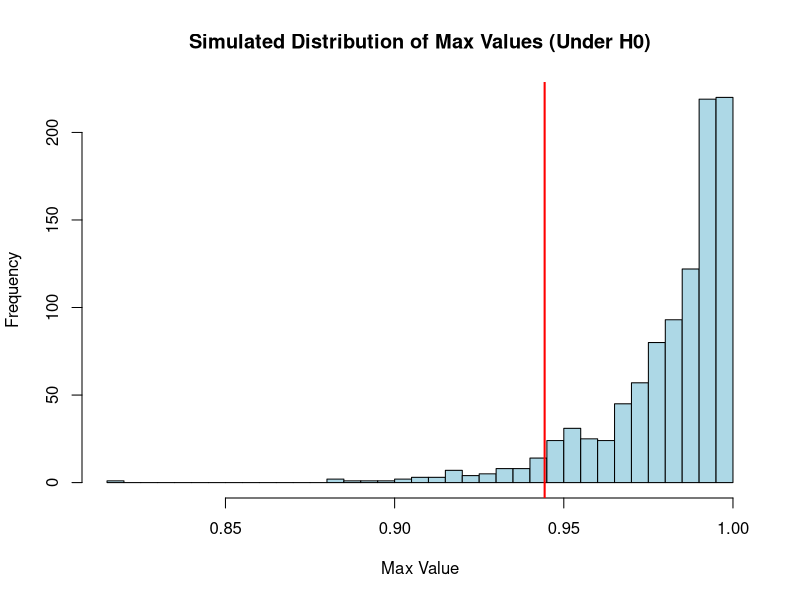
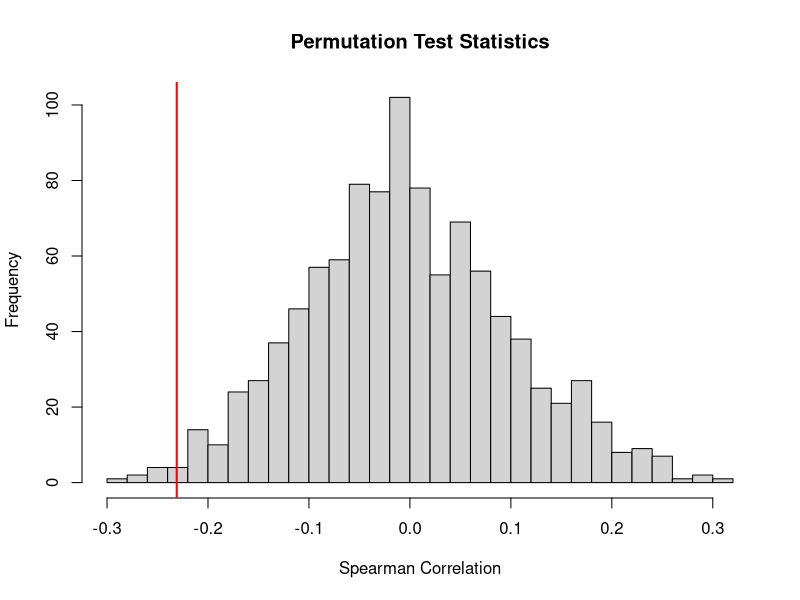

Source code (R) for these figures, in order:
## ---- chunk 1
knitr::opts_chunk$set(echo=T,eval=T,message=F,warning=F,fig.align='center')
library(tidyverse)
## ---- chunk 2
flips1 = "HTHTHTHTHTHTHTHTHTHTHTHTHTHTHTHTHTHTHTHTHTHTHTHTHTHTHTHTHTHTHTHTHTHTHTHTHTHTHTHTHTHTHTHTHTHTHTHTHTHTHTHTHTHTHTHTHTHTHTHTHTHTHTHTHTHTHTHTHTHTHTHTHTHTHTHTHTHTHTHTHTHTHTHTHTHTHTHTHTHTHTHTHTHTHTHTHTHTHTHT"

flips2 = "HHHTHTTTHHTHHTHHHTTTTHTHTHHTTHTHHHTHHTHTTTHTHHHTHTTTHTHTHHTHTHTTHTHHTHTHTTTHTHHHTHTHTTHTHTHHTHTHTHHHTHTTTHTHHTHTHTHHTTTHTHHTHHTTTTHTHTHHHTHTTHTHHTHTHTTHTHHTHTHHHTHHHTHTTTHTTHTTTHTHHHTHTHTTHTHHTHHTHTTT"

flips3 = "HHTHTHTTTHTHHHTHHTTTHTHHTHTTTHTHTHHTHTHTTHTHHHHHHTTTHTHTHHTHTTTHTHHTHTHTTTHTHHHTTHTTTHTHTHHHHTHTTHHTTTTTHTHHHTHTHTTTTTHHHTHHTHHTHHHTTTTHTHTHHHTHHTTTTTHTHHHTHTHTHTTTHTHHHTHTHTHTTHTHHTHTHTHTTTTHTHHHTHTH"

flips4 = "HTHHHHHHHTHTTHHTTHHHTHTHTTTHHTHHHTHHTTHTTTTTTTTTHTHHTTTTTHTHTHTHHTTHTTHTTTTTHHHTHTTTHTHTHHHTHTTTTHTHTHHTTHTHTTHHTHTHHHHTHTTHHTTHTTHTTHTHHHHHHTTTTTTHHHTTHTHHHHTTTHTTHHHTTHTHHTTTHHTHHTTTHTHHTHHHTHHTTHHH"

flips5 = "HHHHHHHHHHTTTTTTTTTTHHHHHHHHHHTTTTTTTTTTHHHHHHHHHHTTTTTTTTTTHHHHHHHHHHTTTTTTTTTTHHHHHHHHHHTTTTTTTTTTHHHHHHHHHHTTTTTTTTTTHHHHHHHHHHTTTTTTTTTTHHHHHHHHHHTTTTTTTTTTHHHHHHHHHHTTTTTTTTTTHHHHHHHHHHTTTTTTTTTT"

flips6 = "TTHTTTHTTTTTTTHTHTHTHTTHTTHTHHTHHTTTHHTHTTTHTHHTHHHTHTTHHTHHTTHTHTTTTHTHTTTHHTTTTTTTTHTHHTTHTTTTTTHTHTHTHTTTHTTHHTTHTTTHHTTTHTTHTTTTHTTTTHHTTTHTHTHHHTTTTTTHTHHTTTTTTTTTTTTHHHTTTHHHTTTHTTTHTHTTHTTTTTHT"

# you can use the function below to split the above sequences in vectors of flips
split = function(str) strsplit(str, split="")[[1]]
split(flips1)
## ---- chunk 3
# Function to find the longest run of heads ("H") in a vector of coin flips
longest_heads_run <- function(flips) {
  max_run <- 0   # Variable to store the maximum run of heads
  current_run <- 0  # Variable to count the current run of heads
  
  for (flip in flips) {
    if (flip == "H") {
      current_run <- current_run + 1  # Increment the current run of heads
    } else {
      if (current_run > max_run) {
        max_run <- current_run  # Update max_run if current_run is greater
      }
      current_run <- 0  # Reset the current run if the flip is not heads
    }
  }
  
  # Final check in case the longest run is at the end of the sequence
  if (current_run > max_run) {
    max_run <- current_run
  }
  
  return(max_run)
}

# Example usage
longest_heads_run(split(flips1))
longest_heads_run(split(flips2))
longest_heads_run(split(flips3))
longest_heads_run(split(flips4))
longest_heads_run(split(flips5))
longest_heads_run(split(flips6))

## ---- chunk 4
# Function to simulate fair coin flips and find the longest run of heads
simulate_coin_flips <- function(n_flips) {
  flips <- sample(c("H", "T"), size = n_flips, replace = TRUE)  # Simulate fair coin flips
  return(longest_heads_run(flips))  # Return the longest run of heads
}

# Number of flips in each sequence
n_flips <- 200  # Adjust this to the actual length of your flip sequences

# Monte Carlo simulation to find the average longest run of heads over 10,000 trials
set.seed(123)
n_trials <- 10000
longest_runs <- numeric(n_trials)

for (i in 1:n_trials) {
  longest_runs[i] <- simulate_coin_flips(n_flips)
}

# Calculate the average longest run of heads from the Monte Carlo simulation
average_longest_run <- mean(longest_runs)
print(paste("Average longest run of heads from Monte Carlo simulation (using a fair coin):", average_longest_run))

# Compare with the longest run of heads from each provided sequence 
flips_list <- list(flips1, flips2, flips3, flips4, flips5, flips6)
results <- sapply(flips_list, function(flip_sequence) {
  flips_vector <- split(flip_sequence)
  longest_heads <- longest_heads_run(flips_vector)
  return(longest_heads)
})

# Combine the results
comparison <- data.frame(Sequence = paste0("Flips", 1:6),
                         LongestRun = results,
                         Difference = results - average_longest_run)

# Print comparison results
print(comparison)

## ---- chunk 5
# Calculate p-values for each sequence
p_values <- sapply(results, function(longest_run) {
  # P-value is the proportion of simulated runs that are less than or equal to the longest run
  #mean(longest_runs <= longest_run)
  2 * min(mean(longest_runs >= longest_run), mean(longest_runs <= longest_run))
})

# Combine the results into a data frame
comparison <- data.frame(Sequence = paste0("Flips", 1:6),
                         LongestRun = results,
                         PValue = p_values)

# Print comparison results
print(comparison)


## ---- chunk 6
p_value <- 2 * min(mean(longest_runs >= average_longest_run), mean(longest_runs <= average_longest_run))
p_value


## ---- chunk 7
X <- read.csv("uniform_sample.csv")$x
head(X)
## ---- chunk 8
n <- 50  # Sample size
M <- 1000  # Number of simulations

# Simulate the maximum values of uniform distribution over [0,1]
sim_max <- replicate(M, max(runif(n, 0, 1)))
#sim_max
mean(sim_max) # mean of the maxes of the simulated sequences

# Observed max from the sample
obs_max<- max(X)
obs_max

# Calculate the p-value simulated max greater than observed
p_value <- mean(sim_max >= obs_max)
p_value

# Plot the histogram
hist(sim_max, breaks = 30, main = "Simulated Distribution of Max Values (Under H0)",
     xlab = "Max Value", col = "lightblue")

# Add a red line at the observed max value
abline(v = obs_max, col = "red", lwd = 2)

## ---- chunk 9
blurtle <- read.csv("blurtle.csv")

#blurtle
#blurtle$tries
#mean(blurtle$tries)
#var(blurtle$tries)

# Compute observed test statistic
observed_stat <- cor(blurtle$day, blurtle$tries, method = "spearman")

# Permutation test function
perm_test <- function(data, n_perm = 1000) {
  perm_stats <- numeric(n_perm)
  
  for (i in 1:n_perm) {
    perm_data <- data
    perm_data$tries <- sample(perm_data$tries)
    perm_stats[i] <- cor(perm_data$day, perm_data$tries, method = "spearman")
  }
  
  return(perm_stats)
}

set.seed(123)
perm_stats <- perm_test(blurtle)

# Calculate p-value
p_value <- (sum(abs(perm_stats) >= abs(observed_stat)) + 1) / (length(perm_stats) + 1)

# Plot distribution of permutation test statistics
hist(perm_stats, main = "Permutation Test Statistics", xlab = "Spearman Correlation", breaks = 30)
abline(v = observed_stat, col = "red", lwd = 2)

# Print results
print(paste("Observed test statistic: ", observed_stat))
print(paste("P-value: ", p_value))
